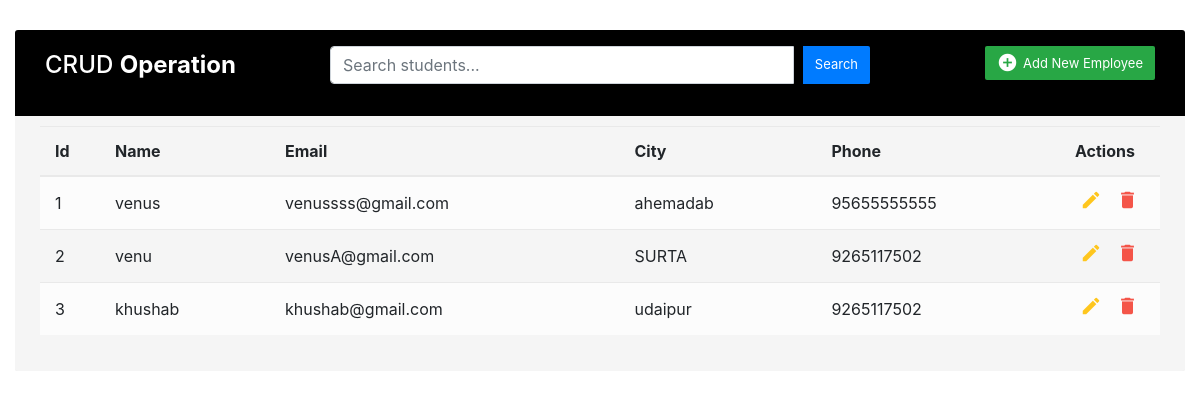
Before: / with the older database file.
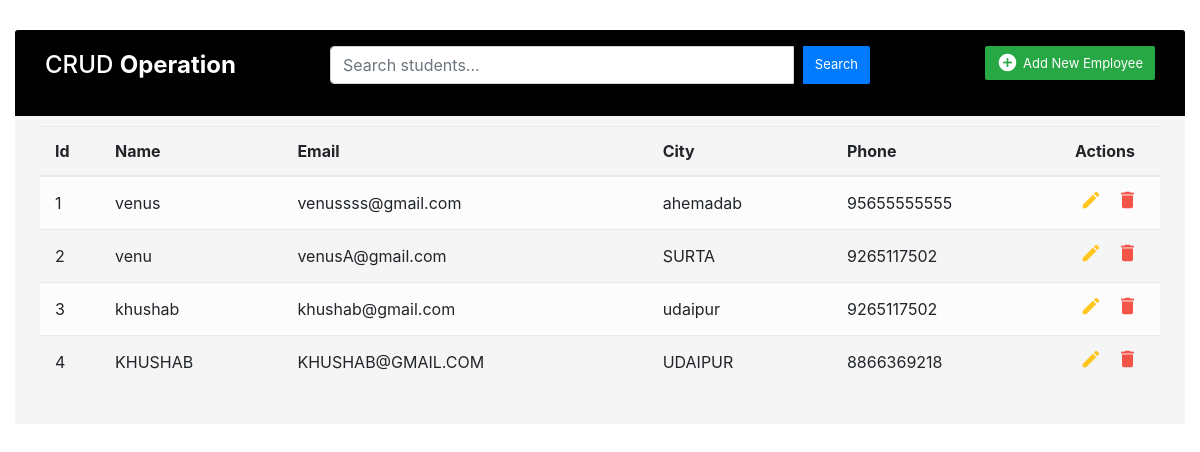
After: the same page with the newer database file.
### myapp/models.py (models this page shows, shortened)
class Student(models.Model):
    name = models.CharField(max_length=255,blank=False,null=False)
    email = models.EmailField(unique=True,blank=False,null=False)
    city = models.TextField()
    phone = models.CharField(max_length=15,blank=False,null=False)

### myapp/views.py (the view)
# urls.py: path('',home_page,name='home_page'),
def home_page(request):
    query = request.GET.get('search')
    if query:
        data = Student.objects.filter(
            Q(name__icontains=query) |
            Q(email__icontains=query)
        )
    else:
        data = Student.objects.all()
    context = {
        'data':data,
    }
    return render(request,'home.html',context)

### myapp/templates/home.html (shortened to what this page needs)
{% load static %}
<!DOCTYPE html>
<html lang="en">
<head>
<link rel="stylesheet" href="{% static 'css/style.css' %}">
<link rel="stylesheet" href="https://stackpath.bootstrapcdn.com/bootstrap/4.5.0/css/bootstrap.min.css">
<link rel="stylesheet" href="https://maxcdn.bootstrapcdn.com/font-awesome/4.7.0/css/font-awesome.min.css">
</head>
<body>
<div class="container-fluid">
	<div class="table-responsive">
		<div class="table-wrapper">
			<div class="table-title">
				<div class="row">
					<div class="col-sm-3">
						<h2>CRUD <b>Operation</b></h2>
					</div>
					<div class="col-sm-6">
			        <form method="GET" action="">
	                        <div class="input-group mb-3">
		                    <input type="text" name="search" class="form-control" placeholder="Search students..." value="{{ request.GET.search }}">
		                    <div class="input-group-append">
			        <button class="btn btn-primary" type="submit">Search</button>
		                    </div>
	                        </div>
                    </form>
					</div>
					<div class="col-sm-3">
						<a href="#addEmployeeModal" class="btn btn-success" data-toggle="modal"><i class="material-icons">&#xE147;</i> <span>Add New Employee</span></a>
					</div>
				</div>
			</div>
			<table class="table table-striped table-hover">
				<thead>
					<tr>
                        <th>Id</th>
						<th>Name</th>
						<th>Email</th>
						<th>City</th>
						<th>Phone</th>
						<th>Actions</th>
					</tr>
				</thead>
				<tbody>
                    {% for i in data %}
                    <tr>
                        <td>{{ forloop.counter }}</td>
						<td>{{ i.name }} </td>
						<td>{{ i.email }}</td>
						<td>{{ i.city }}</td>
						<td>{{ i.phone }}</td>
						<td>
							<a href="#editEmployeeModal{{i.id}}" class="edit" data-toggle="modal"><i class="material-icons" data-toggle="tooltip" title="Edit">&#xE254;</i></a>
							<a href="#deleteEmployeeModal{{i.id }}" class="delete" data-toggle="modal"><i class="material-icons" data-toggle="tooltip" title="Delete">&#xE872;</i></a>
						</td>
					</tr>
                   {% endfor %}
				</tbody>
			</table>
		</div>
	</div>
</div>
</body>
</html>

### myapp/static/css/style.css (style rules this page uses)
body { color: #566787; background: black; font-family: 'Varela Round', sans-serif; font-size: 13px; }
.table-responsive { margin: 30px 0; }
.table-wrapper { background: whitesmoke; padding: 20px 25px; border-radius: 3px; min-width: 1000px; box-shadow: 0 1px 1px rgba(0,0,0,.05); }
.table-title { padding-bottom: 15px; background: #000; color: #fff; padding: 16px 30px; min-width: 100%; margin: -20px -25px 10px; border-radius: 3px 3px 0 0; }
.table-title h2 { margin: 5px 0 0; font-size: 24px; }
.table-title .btn { color: #fff; float: right; font-size: 13px; border: none; min-width: 50px; border-radius: 2px; border: none; outline: none !important; margin-left: 10px; }
.table-title .btn i { float: left; font-size: 21px; margin-right: 5px; }
.table-title .btn span { float: left; margin-top: 2px; }
table.table tr th, table.table tr td { border-color: #e9e9e9; padding: 12px 15px; vertical-align: middle; }
table.table tr th:first-child { width: 60px; }
table.table tr th:last-child { width: 100px; }
table.table-striped tbody tr:nth-of-type(odd) { background-color: #fcfcfc; }
table.table td:last-child i { opacity: 0.9; font-size: 22px; margin: 0 5px; }
table.table td a { font-weight: bold; color: #566787; display: inline-block; text-decoration: none; outline: none !important; }
table.table td a.edit { color: #FFC107; }
table.table td a.delete { color: #F44336; }
table.table td i { font-size: 19px; }

Changed rows visible on the page:
added Student: name "KHUSHAB", email "KHUSHAB@GMAIL.COM", city "UDAIPUR", phone "8866369218"
